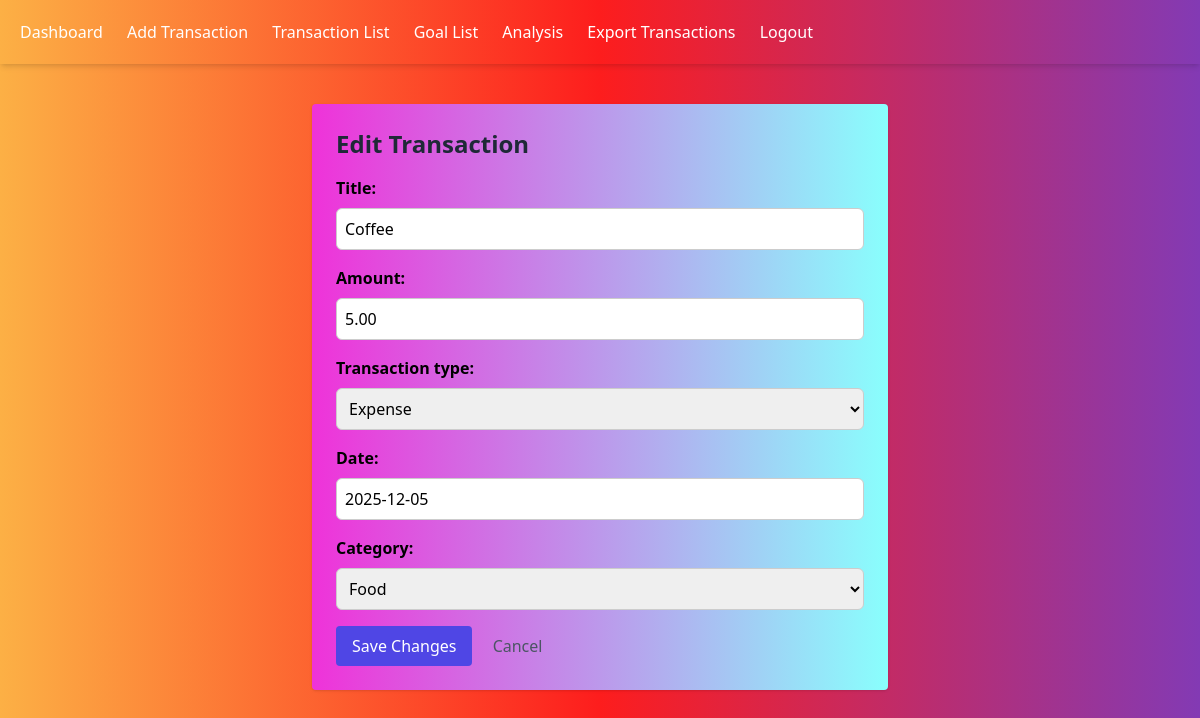
Page /finance/transaction/29/edit/ (signed in) on the earlier database version.
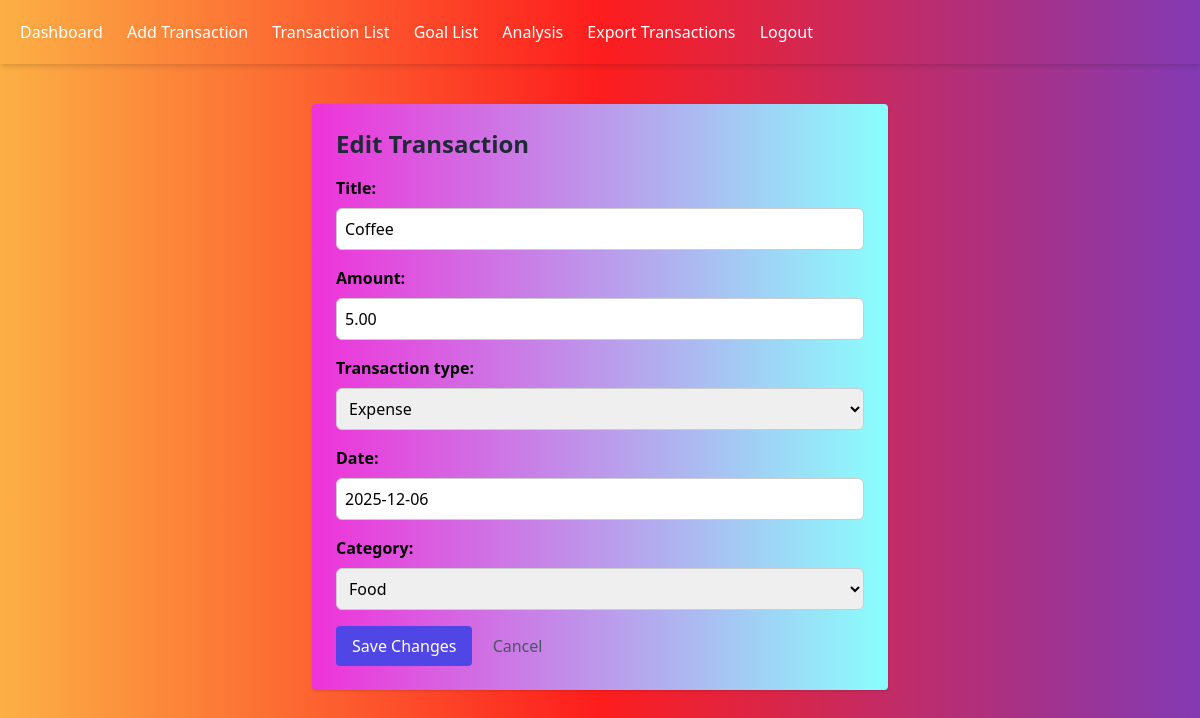
Same page on the later database version.
### finance/models.py (models this page shows, shortened)
class Trans(models.Model):
    TRANSACTION_TYPES = [
        ("income", "Income"),
        ("expense", "Expense"),
    ]
    CATEGORY_CHOICES = [
        ("salary", "Salary"),
        ("business", "Business"),
        ("food", "Food"),
        ("entertainment", "Entertainment"),
        ("utilities", "Utilities"),
        ("transportation", "Transportation"),
        ("health", "Health"),
        ("others", "Others"),
    ]
    user = models.ForeignKey(User, on_delete=models.CASCADE)
    title = models.CharField(max_length=100)
    amount = models.DecimalField(max_digits=10, decimal_places=2)
    transaction_type = models.CharField(max_length=10, choices=TRANSACTION_TYPES)
    date = models.DateField()
    category = models.CharField(max_length=50, choices=CATEGORY_CHOICES)

### finance/views.py (the view)
class TransactionUpdateView(LoginRequiredMixin, UpdateView):
    model = Trans
    form_class = TransactionForm # pragma: no cover
    template_name = 'finance/edit_transaction.html'
    success_url = reverse_lazy('transaction_list')
    def get_queryset(self):
        return Trans.objects.filter(user=self.request.user)

### finance/forms.py (shortened to what this page needs)
class TransactionForm(forms.ModelForm):
    class Meta:
        model = Trans
        fields = ["title", "amount", "transaction_type", "date", "category"]
    def __init__(self, *args, **kwargs):
        transaction_type = kwargs.pop("transaction_type", None)
        super().__init__(*args, **kwargs)
        if transaction_type == "income":
            self.fields["category"].choices = [
                ("salary", "Salary"),
                ("business", "Business"),
            ]
        else:
            self.fields["category"].choices = [
                ("food", "Food"),
                ("entertainment", "Entertainment"),
                ("utilities", "Utilities"),
                ("transportation", "Transportation"),
                ("health", "Health"),
                ("others", "Others"),
            ]

### finance/templates/finance/edit_transaction.html (shortened to what this page needs)
{%extends "finance/base.html" %}
{% block content %}
<div class="max-w-xl mx-auto mt-10 bg-gradient-to-r from-[#ef32d9] to-[#89fffd]  p-6 rounded shadow">
  <h2 class="text-2xl font-bold mb-4 text-gray-800">Edit Transaction</h2>
  <form method="post">
    {{ form.as_p }}
    <button type="submit" class="bg-indigo-600 text-white px-4 py-2 rounded hover:bg-blue-700">
      Save Changes
    </button>
    <a href="{% url 'transaction_list' %}" class="ml-4 text-gray-600 hover:underline">Cancel</a>
  </form>
</div>
{% endblock %}

Differences in the rows shown:
changed Trans "Coffee": date "2025-12-05" → "2025-12-06"
